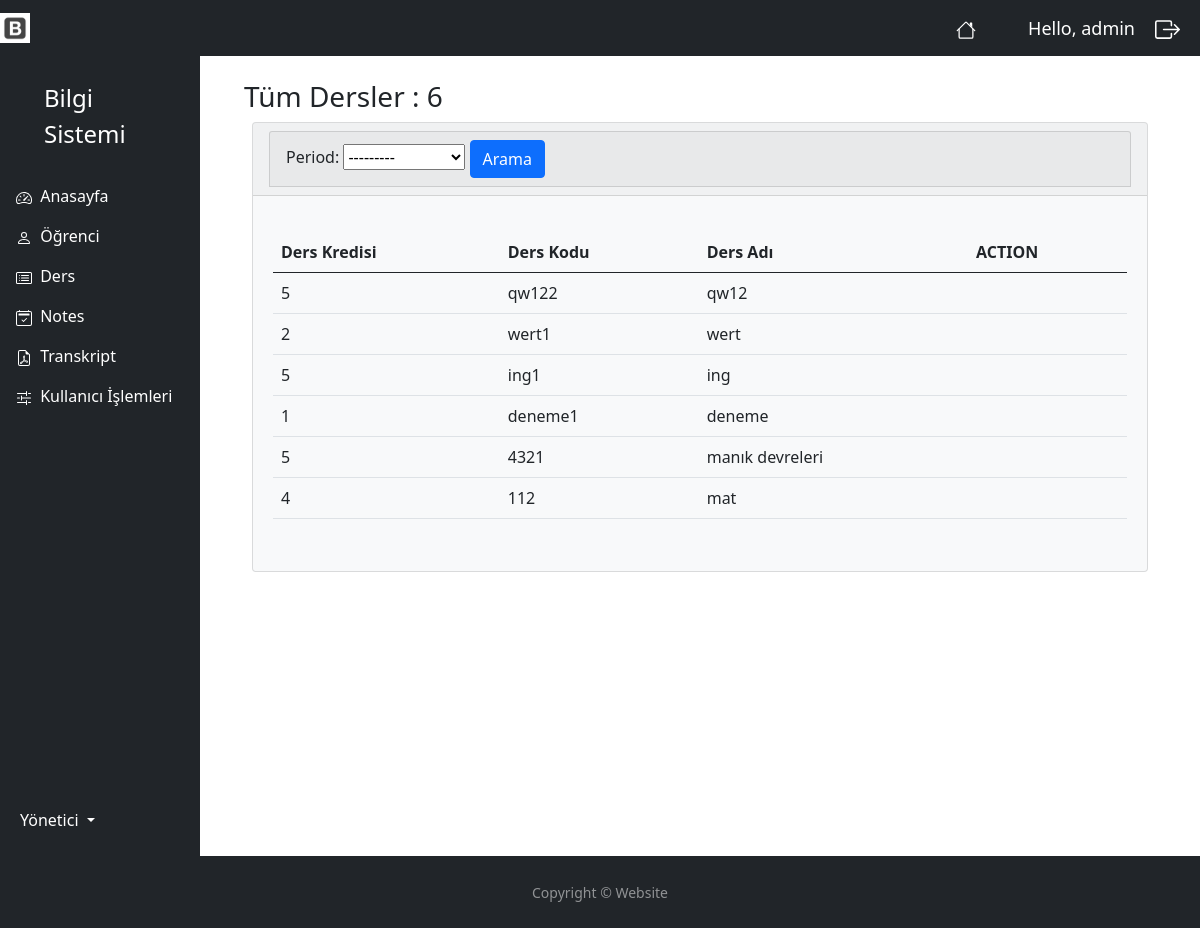
The app's page /notes_lesson/ (signed in), older data.
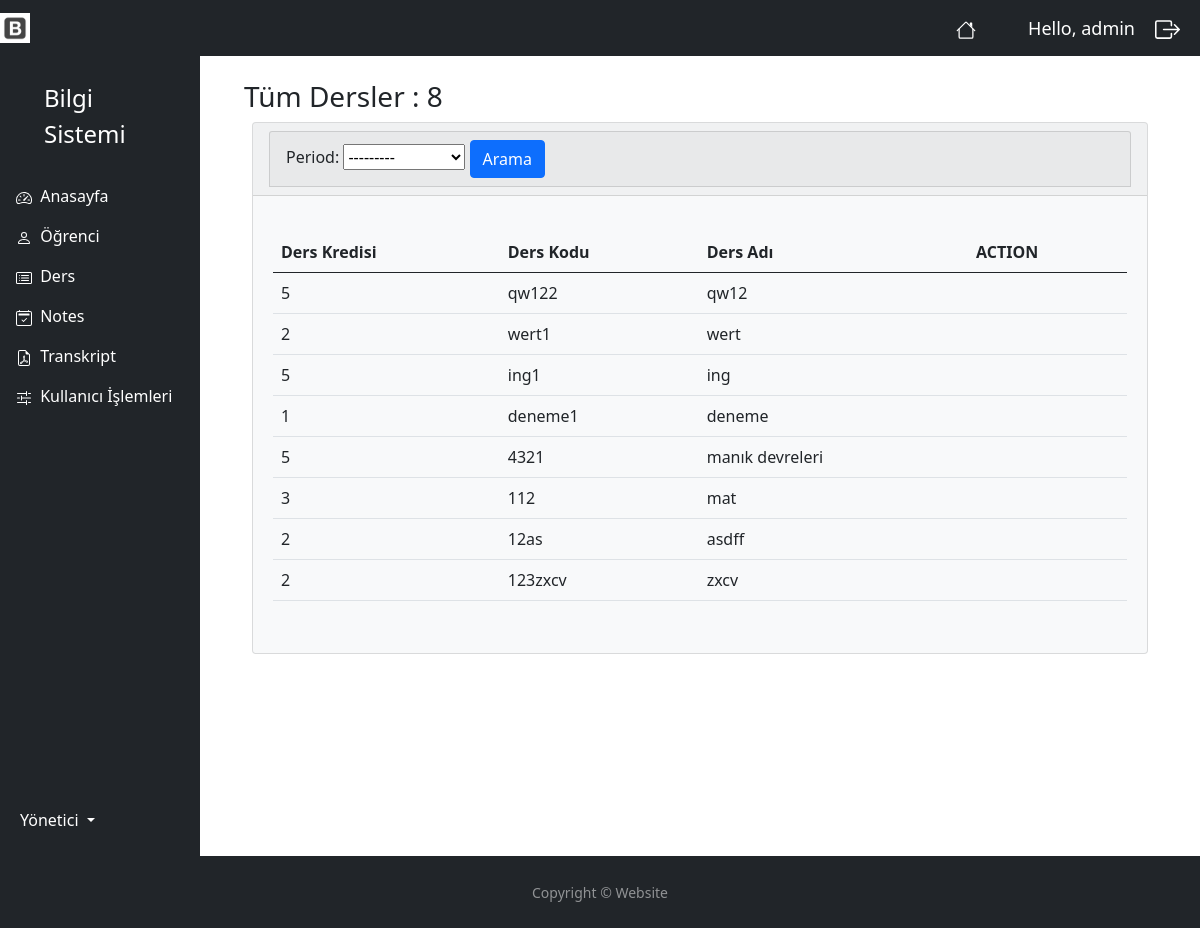
The same page, newer data.
### myapp/models.py (models this page shows, shortened)
class Lesson(models.Model):
    lcode = models.CharField(blank=True, max_length=50)
    lname = models.CharField(blank=True, max_length=50)
    lcredit = models.IntegerField(blank=True, null=True)
    period = models.ForeignKey(Period, null=True, on_delete=models.SET_NULL)
    student = models.ManyToManyField(Student)

### myapp/decorators.py (the view)
        def wrapper_func(request, *args, **kwargs):
            group =None
            if request.user.groups.exists():
                group = request.user.groups.all()[0].name
            if group in allowed_roles:
                return view_func(request, *args, **kwargs)
            else:
                return HttpResponse('You are not authorized to view this page')

### myapp/models.py (called while the page is built)
    def __str__(self):
        return self.name

### myapp/views.py (called while the page is built)
@login_required(login_url='login')
@allowed_users(allowed_roles=['admin'])
def notesLesson(request):
    lessons = Lesson.objects.all()
    lessons_count = lessons.count()
    myFilter = LessonFilter(request.GET, queryset=lessons)
    lessons = myFilter.qs
    context = {
        'lessons':lessons,
        'lessons_count': lessons_count,
        'myFilter': myFilter,
    }
    return render(request, 'accounts/notes_lesson.html', context)

### myapp/templates/accounts/notes_lesson.html
{% extends 'accounts/main.html' %}
{% block content %}
<div class="container-fluid">
    <h3 class="m-2">Tüm Dersler : {{ lessons_count }}</h3>
    <div class="row">
        <div class="col-12">
            <div class="card bg-light ms-3 me-3 mb-3">
                <div class="card-header">
                    <div class="col">
                        <div class="card card-header">
                            <form method="get">
                                {{ myFilter.form }}
                                <button class="btn btn-primary" type="submit">Arama</button>
                            </form>
                        </div>
                    </div>
                </div>
                {% if lessons %}
                <div class="card-body m-1">
                    <p class="card-text">
                        <div class="table-responsive">
                            <table class="table table-hover">
                                <thead>
                                        <tr>
                                        <th scope="col">Ders Kredisi</th>
                                        <th scope="col">Ders Kodu</th>
                                        <th scope="col">Ders Adı</th>
                                        <th scope="col">ACTION</th>
                                      </tr>
                                </thead>
                                <tbody>
                                   {% for lesson in lessons %}
                                   <tr>
                                        <td>{{ lesson.lcredit }}</td>
                                        <td>{{ lesson.lcode }}</td>
                                        <td>{{ lesson.lname }}</td>
                                        <td>
                                        </td>
                                   </tr>
                                   {% endfor %}
                                </tbody>
                            </table>
                        </div>
                    </p>
                </div>
            </div>
                {% else %}
                    <p></p>
                    <h5 class="alert alert-primary ms-4 me-4">Ders Kaydı Yok</h5>
                {% endif %}
        </div>
    </div>
</div>
{% endblock content %}

Row changes from the older to the newer data that the page shows:
changed Lesson "mat": lcredit "4" → "3"
added Lesson: lcredit "2", lcode "12as", lname "asdff"
added Lesson: lcredit "2", lcode "123zxcv", lname "zxcv"
Text that changed along with them:
{{ lessons_count }}: "6" → "8"
